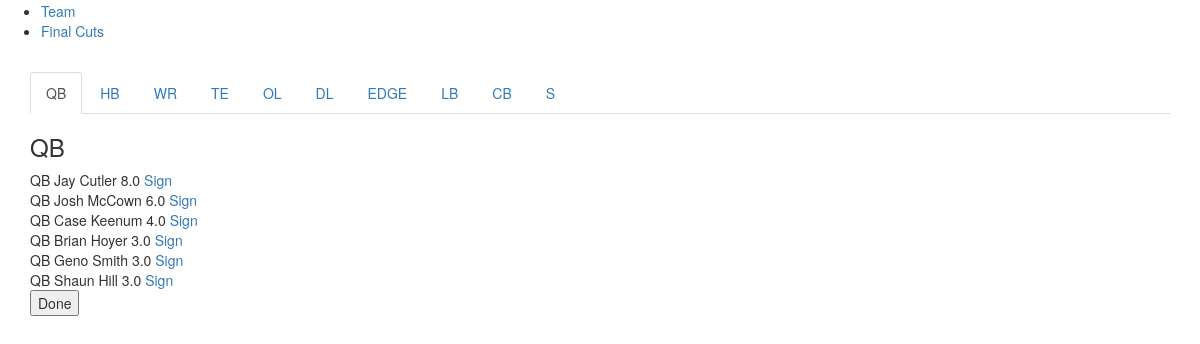
Page /free-agents/ on the earlier database version.
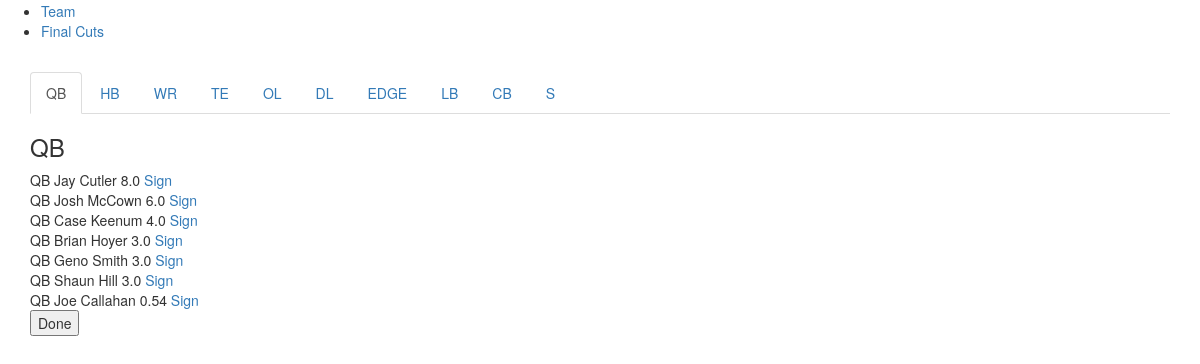
Same page on the later database version.
### roster/models.py (models this page shows)
class FreeAgent(models.Model):
    first_name = models.CharField(max_length=50)
    last_name = models.CharField(max_length=50)
    position = models.CharField(max_length=2, choices=POSITION)
    cap_hit = models.FloatField()
    on_team = models.BooleanField()
    modified_cost = models.FloatField()
    def __str__(self):
        return str(self.position + ' ' + self.first_name + " " + self.last_name)

### roster/views.py (the view)
# urls.py: url(r'^free-agents/$', FreeAgentView.as_view(), name='free_agent_view'),
class FreeAgentView(TemplateView):
    template_name = "free_agent.html"
    def get_context_data(self,**kwargs):
        context = super().get_context_data(**kwargs)
        context['qb'] = FreeAgent.objects.filter(position='QB',on_team=False).order_by('-cap_hit')
        context['hb'] = FreeAgent.objects.filter(position='RB',on_team=False).order_by('-cap_hit')
        context['wr'] = FreeAgent.objects.filter(position='WR',on_team=False).order_by('-cap_hit')
        context['te'] = FreeAgent.objects.filter(position='TE',on_team=False).order_by('-cap_hit')
        context['ol'] = FreeAgent.objects.filter(position='OL',on_team=False).order_by('-cap_hit')
        context['dl'] = FreeAgent.objects.filter(position='DL',on_team=False).order_by('-cap_hit')
        context['ed'] = FreeAgent.objects.filter(position='ED',on_team=False).order_by('-cap_hit')
        context['lb'] = FreeAgent.objects.filter(position='LB',on_team=False).order_by('-cap_hit')
        context['cb'] = FreeAgent.objects.filter(position='CB',on_team=False).order_by('-cap_hit')
        context['s'] = FreeAgent.objects.filter(position='S',on_team=False).order_by('-cap_hit')
        return context

### templates/free_agent.html (shortened to what this page needs)
{% extends 'base.html'%}
{% block content %}
<ul class="nav nav-tabs">
  <li class="active"><a data-toggle="tab" href="#qb">QB</a></li>
  <li><a data-toggle="tab" href="#hb">HB</a></li>
  <li><a data-toggle="tab" href="#wr">WR</a></li>
  <li><a data-toggle="tab" href="#te">TE</a></li>
  <li><a data-toggle="tab" href="#ol">OL</a></li>
  <li><a data-toggle="tab" href="#dl">DL</a></li>
  <li><a data-toggle="tab" href="#ed">EDGE</a></li>
  <li><a data-toggle="tab" href="#lb">LB</a></li>
  <li><a data-toggle="tab" href="#cb">CB</a></li>
    <li><a data-toggle="tab" href="#s">S</a></li>
</ul>
<div class="tab-content">
  <div id="qb" class="tab-pane fade in active">
    <h3>QB</h3>
    {% for player in qb %}
    {{ player }} {{ player.cap_hit }} <a href="{% url 'free_agent_sign_view' player.id %}">Sign</a><br>
    {% endfor %}
  </div>
</div>
<form class="" action="{% url 'resign_complete' request.user.account.id %}" method="post">
  <input type="submit" name="" value="Done">
</form>
{% endblock %}

Differences in the rows shown:
added FreeAgent: position+first_name+last_name "QB Joe Callahan", cap_hit "0.54"
